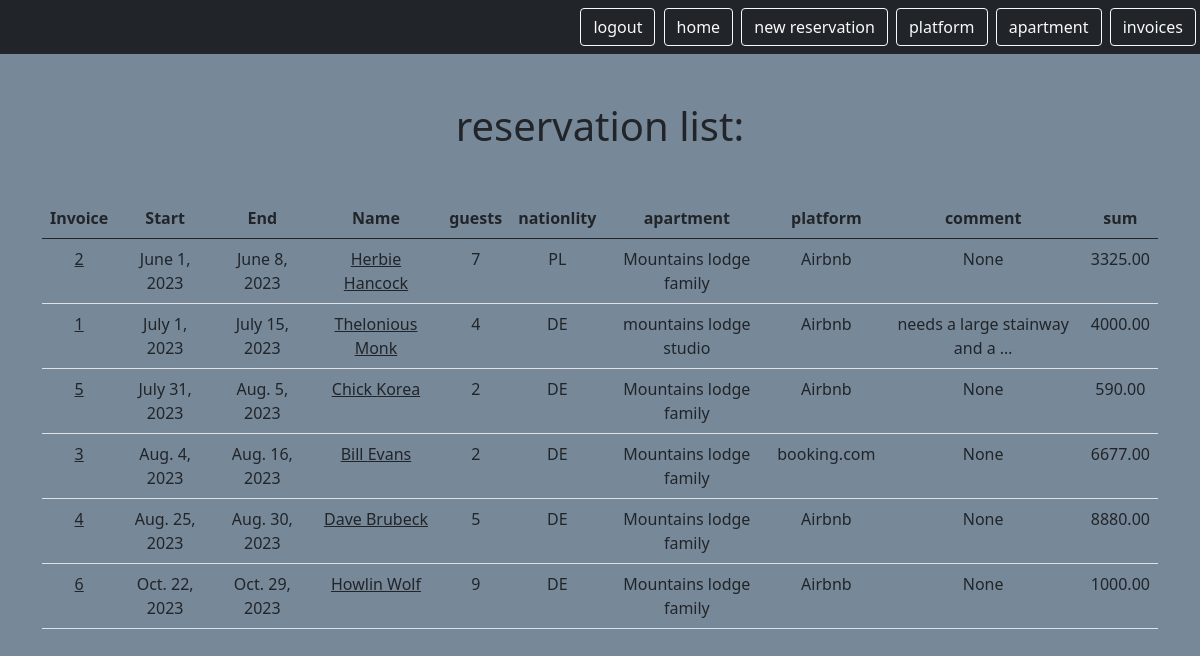
The app's page /mini/reservation (signed in) with its own data.
### reservation/models.py (models this page shows, shortened)
class Reservation(models.Model):
    PURPOSE_CHOICES = [
        ("holiday", "holiday"),
        ("business", "business"),
        ("no-show", "no-show"),
    ]
    id = models.AutoField(primary_key=True)
    start_date = models.DateField(blank=True, null=True)
    end_date = models.DateField(blank=True, null=True)
    name = models.CharField(max_length=255)
    lname = models.CharField(max_length=255, blank=True)
    company = models.CharField(max_length=255, blank=True, null=True)
    address = models.CharField(max_length=255, blank=True, null=True)
    email = models.EmailField(blank=True, null=True)
    number_of_guests = models.IntegerField(blank=True, null=True)
    nationality = models.CharField(max_length=255, blank=True, null=True)
    t_sum = models.DecimalField(max_digits=10, decimal_places=2, blank=True, null=True)
    commission = models.DecimalField(
        max_digits=10, decimal_places=2, blank=True, null=True
    )
    rech_num = models.CharField(max_length=255, blank=True, null=True)
    link = models.URLField(blank=True, null=True)
    purpose = models.CharField(
        max_length=255, choices=PURPOSE_CHOICES, blank=True, null=True
    )
    comment = models.TextField(blank=True, null=True)
    user = models.ForeignKey(
        CustomUser, on_delete=models.CASCADE, related_name="reservation"
    )
    platform = models.ForeignKey(
        Platform, on_delete=models.CASCADE, related_name="reservation", blank=True
    )
    apartment = models.ForeignKey(
        Apartment, on_delete=models.CASCADE, related_name="reservation", blank=True
    )

class Apartment(models.Model):
    user = models.ForeignKey(
        CustomUser,
        on_delete=models.CASCADE,
        related_name="apartment",
        null=True,
        blank=True,
    )
    id = models.AutoField(primary_key=True)
    name = models.CharField(max_length=255)
    address = models.CharField(max_length=255)
    date_contract = models.DateField()
    def __str__(self):
        return self.name

class Platform(models.Model):
    user = models.ForeignKey(
        CustomUser,
        on_delete=models.CASCADE,
        related_name="platform",
        null=True,
        blank=True,
    )
    id = models.AutoField(primary_key=True)
    name = models.CharField(max_length=255, blank=True)
    address = models.CharField(max_length=255, blank=True)
    kundennummer = models.CharField(max_length=255, blank=True)
    tel = models.CharField(max_length=255, blank=True)
    login = models.CharField(max_length=255, blank=True)
    url = models.URLField(blank=True, null=True)
    def __str__(self):
        return self.name

### reservation/views.py (the view)
# urls.py: path('reservation', views.ResListView.as_view(), name = 'reservation.list'),
class ResListView(LoginRequiredMixin, ListView):
    model = Reservation
    template_name = "booking/res_list.html"
    context_object_name = "reservation"
    login_url = LOGIN_URL
    def get_queryset(self):
        return self.request.user.reservation.order_by(F('start_date').asc())

### reservation/templates/booking/res_list.html (shortened to what this page needs)
{% extends "base.html" %}
{% block content %}
    <h1 class="my-5">reservation list:</h1>
        <table class="table">
        <thead>
            <tr>
               <th>Invoice</th>
                <th>Start</th>
                <th>End</th>
                <th>Name</th>
                <th>guests</th>
                <th>nationlity</th>
                <th>apartment</th>
                <th>platform</th>
                <th>comment</th>
                <th>sum</th>
              </tr>
            </thead>
            <tbody>
            {% for res in reservation %}
            <tr>
                <td><a href="{% url 'invoice1.detail' pk=res.id %}" class="text-dark text-decoration-non">{{ res.id }}</a></td>
                <td>{{res.start_date}}</td>
                <td>{{res.end_date}}</td>
                <td><a href="{% url 'reservation.detail' pk=res.id %}" class="text-dark text-decoration-non">{{ res.name }}  {{ res.lname }}</a></td>
                <td>{{res.number_of_guests}}</td>
                <td>{{res.nationality}}</td>
                <td>{{res.apartment}}</td>
                <td>{{res.platform}}</td>
                <td>{{res.comment | truncatechars:30  }}</td>
                <td>{{res.t_sum}}</td>
              </tr>
            {% endfor %}
        </tbody>
    </table>
    </div>
{% endblock %}

### static/templates/base.html (style rules this page uses)
body { background: lightslategray; }

### records on screen
Reservation: id "2", start_date "June 1, 2023", end_date "June 8, 2023", name "Herbie", lname "Hancock", number_of_guests "7", nationality "PL", apartment "Mountains lodge family", platform "Airbnb", comment "None", t_sum "3325.00"
Reservation: id "1", start_date "July 1, 2023", end_date "July 15, 2023", name "Thelonious", lname "Monk", number_of_guests "4", nationality "DE", apartment "mountains lodge studio", platform "Airbnb", comment "needs a large stainway and a …", t_sum "4000.00"
Reservation: id "5", start_date "July 31, 2023", end_date "Aug. 5, 2023", name "Chick", lname "Korea", number_of_guests "2", nationality "DE", apartment "Mountains lodge family", platform "Airbnb", comment "None", t_sum "590.00"
Reservation: id "3", start_date "Aug. 4, 2023", end_date "Aug. 16, 2023", name "Bill", lname "Evans", number_of_guests "2", nationality "DE", apartment "Mountains lodge family", platform "booking.com", comment "None", t_sum "6677.00"
Reservation: id "4", start_date "Aug. 25, 2023", end_date "Aug. 30, 2023", name "Dave", lname "Brubeck", number_of_guests "5", nationality "DE", apartment "Mountains lodge family", platform "Airbnb", comment "None", t_sum "8880.00"
Reservation: id "6", start_date "Oct. 22, 2023", end_date "Oct. 29, 2023", name "Howlin", lname "Wolf", number_of_guests "9", nationality "DE", apartment "Mountains lodge family", platform "Airbnb", comment "None", t_sum "1000.00"
